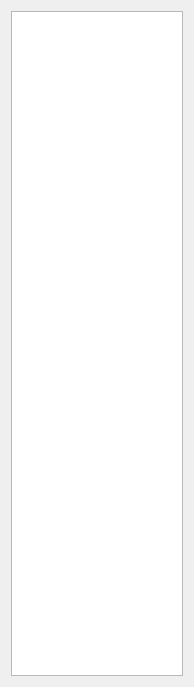
<?xml version="1.0" encoding="UTF-8"?>
<ui version="4.0">
 <class>PlayListWindow</class>
 <widget class="QWidget" name="PlayListWindow">
  <property name="geometry">
   <rect>
    <x>0</x>
    <y>0</y>
    <width>194</width>
    <height>687</height>
   </rect>
  </property>
  <property name="windowTitle">
   <string>Form</string>
  </property>
  <layout class="QGridLayout" name="gridLayout">
   <item row="0" column="0">
    <widget class="QListWidget" name="listWidget"/>
   </item>
  </layout>
 </widget>
 <resources/>
 <connections/>
</ui>
